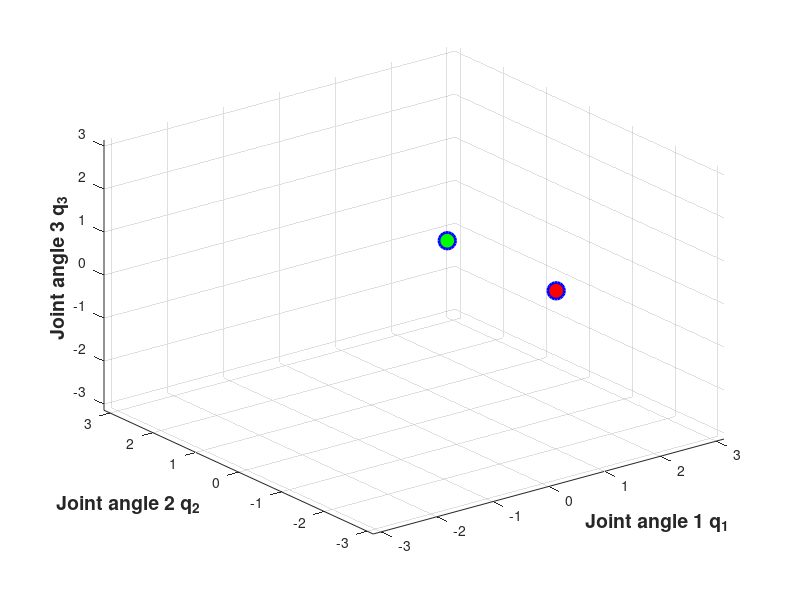

Source code (MATLAB): (Note: this script raises an error after producing the figure.)
clear;
clc;
close all;

addpath('./');
addpath('./kinematics');
addpath('./visualization');

% Set RRT parameters and select variant of RRT planner
rrt_variant     = 'goal_directed';
numberOfSamples = 8000;
stepSize        = 0.03;
goalProbability = 0.1;
errorThreshold  = 0.3;
epsilon = 0.0001;
steps = 3000;

% Set initial configuration q_init (in joint space)
ql = [2 2 1];

% Set initial and goal configuration
q       = [1.5707; -1.2708; 0];
q_init  = q;
q_goal  = [1.5707; 1.2708; 0];

% Load scene data
%file = 'file2.scene';
%obst = load(file);     % data in format [tx, ty, theta, dim_x, dim_y]

% Initialize tree, store as array of size 3 x n
G = [q];
E = [1];

qSum = [];
X = [];

% Start timing
tic

% Mark initial configuration
plot3(G(1,1), G(2,1), G(3,1), 'ro', 'LineWidth',2, 'MarkerEdgeColor','b',...
    'MarkerFaceColor','r','MarkerSize',12);
grid on; hold on;

% Mark goal configuration in case of goal directed RRTs
plot3(q_goal(1), q_goal(2), q_goal(3), 'go', 'LineWidth',2, 'MarkerEdgeColor','b',...
    'MarkerFaceColor','g', 'MarkerSize',12)

% Add labels to axes
xlabel('Joint angle 1 q_1','fontsize',14,'fontweight','b')
ylabel('Joint angle 2 q_2','fontsize',14,'fontweight','b')
zlabel('Joint angle 3 q_3','fontsize',14,'fontweight','b')
axis([-pi pi -pi pi -pi pi]);

while(size(G,2) < numberOfSamples)
    % Sample random configuration

    % move towards goal with probability goalProbability
    if(rand() < goalProbability)
        q_rand = q_goal;
    else
        q_rand = [rand(); rand(); rand()] * 2 * pi - pi;
    end

    % Find nearest point in already grown tree
    index =  getNearest(G', q_rand);
    q_near = G(:, index);
        
    % Move from q_near towards q_rand
    dq1 = q_rand(1) - q_near(1);
    dq2 = q_rand(2) - q_near(2);
    dq3 = q_rand(3) - q_near(3);
    
    dq = [dq1; dq2; dq3];
    
    q_step = q_near + stepSize * (dq/norm(dq));
    
    % Compute workspace position of the candidate
    x = fk(q_step, ql)';
    
    % Compute the error given the following constraint
    dy      = norm(2.8 - x(2));
    dy_prev = inf;
    
    % If there is non-zero error, drive q_near closer to the constraint
    % Utilize forward retraction approach
    q_new = q_step;
    
    i = 0;
    while(norm(dy) > epsilon)
      i = i+1;
      if i > steps
        break
      end
      
      % Close to singularities, the pseudo-inverse may become
      % unstable. To resolve this, we discard samples when the
      % magnitude of adjustment exceeds the original displacement.
      if(norm(q_step - q_new) > norm(q_new - q_near))
        q_step = q_new;
        break;
      end
      
      % Recompute end effector position
      x = fk(q_step, ql)';

      % Recompute current error
      dx      = 0;
      dy      = norm(2.8 - x(2));
      dtheta  = 0;
      dError  = [dx; dy; dtheta];

      % Recompute velocities
      vx = dx;
      vy = dy;
      w  = dtheta;
      xDot    = [vx; vy; w];
      xDot = stepSize * xDot;

      % Recompute Jacobian
      J = armJacobian(q_step, ql);
      
      % Update joint velocities
      qDot = inv(J) * xDot;
      q_step = q_step - stepSize* qDot;    
    end
    
    % Append q_step to tree --> no collision checks needed, since we use an
    % open environment without obstacles
    % Only add if dy is not too big
    if(dy < 2*errorThreshold)
        G = [G, q_step];
        E(length(E) + 1) = index;       % store index of q_near as parent
    end
    
    if(~mod(length(G), 10))
        disp(['Added node ', num2str(length(G)), ' to tree']);
    end
    
    % Use a workspace error threshold
    if(norm(fk(q_step, ql) - fk(q_goal, ql)) < errorThreshold)
        disp(['Goal found']);
        break;
    end
    
    % Plot new data in 3D space
    plot3(G(1,end), G(2,end), G(3,end), 'bx');
    
    % Draw random sampled config and taken step
%     h_old = plot3(q_rand(1), q_rand(2), q_rand(3), 'bo',...
%         'LineWidth',2,...
%         'MarkerEdgeColor','b',...
%         'MarkerFaceColor','b',...
%         'MarkerSize',12); hold on;
    
    % Plot edges of tree
% 	Xedge = [G(1, end), G(1, E(end))];
%     Yedge = [G(2, end), G(2, E(end))];
%     Zedge = [G(3, end), G(3, E(end))];
%     line(Xedge, Yedge, Zedge);
    
    pause(0.01);
%     delete(h_old);
end

% End timing
toc

%% Reconstruct path and animate it and/or create video
vidoe = false;
file = '';

if(strcmp(rrt_variant, 'baseline'))
    % Pick random node on tree and move arm back to start position
    %q_goal = G(1:3, randi(length(G)));    
    q_last = G(1:3, end); 
elseif(strcmp(rrt_variant, 'goal_directed') || strcmp(rrt_variant, 'goal_connect'))
    % Pick last node added to tree, i.e. goal configuration
    q_last = G(1:3, end);
end

qSum = q_last;

% Reconstruct path taken
i = length(G);

while(i > 1)
    i = E(i);
    qSum = [qSum G(1:3, i)];
end

if(strcmp(rrt_variant, 'baseline'))
    drawScene(file, qSum', ql, '', fk(q_init, ql), fk(q_goal, ql));
elseif(strcmp(rrt_variant, 'goal_directed') || strcmp(rrt_variant, 'goal_connect'))
    drawScene(file, qSum', ql, '', fk(q_init, ql), fk(q_goal, ql));
end

%% Draw tree
% Plot data in 3D space
plot3(G(1,:), G(2,:), G(3,:), 'bx');
grid on; hold on;

% Mark initial configuration
plot3(G(1,1), G(2,1), G(3,1), 'ro',...
    'LineWidth',2,...
    'MarkerEdgeColor','b',...
    'MarkerFaceColor','r',...
    'MarkerSize',12)

% Mark goal configuration in case of goal directed RRTs
if(strcmp(rrt_variant, 'goal_directed'))
    plot3(q_goal(1), q_goal(2), q_goal(3), 'go',...
        'LineWidth',2,...
        'MarkerEdgeColor','b',...
        'MarkerFaceColor','g',...
        'MarkerSize',12)
end

% Plot edges of tree
% for i = 1:1:length(E)
%     X = [G(1, i), G(1, E(i))];
%     Y = [G(2, i), G(2, E(i))];
%     Z = [G(3, i), G(3, E(i))];
%     line(X, Y, Z);
% end

% Add labels to axes
xlabel('Joint angle 1 q_1','fontsize',14,'fontweight','b')
ylabel('Joint angle 2 q_2','fontsize',14,'fontweight','b')
zlabel('Joint angle 3 q_3','fontsize',14,'fontweight','b')
    
%% Prepare tree for video - call createVideo(tree, 'filename', step)
tree = zeros(length(E), 6);

for i = 1:1:length(E)
    tree(i, :) = [G(1:3, i)', G(1:3, E(i))'];
end

createVideo(tree, 'filename', 2)